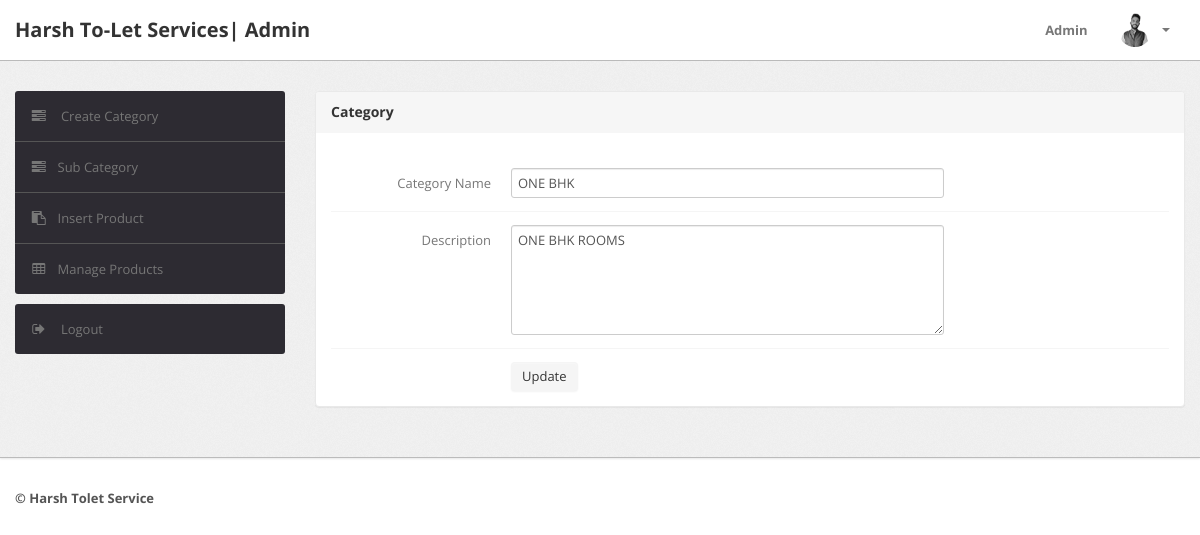
The app's page /Searching/admin/edit-category.php?id=3 (signed in), older data.
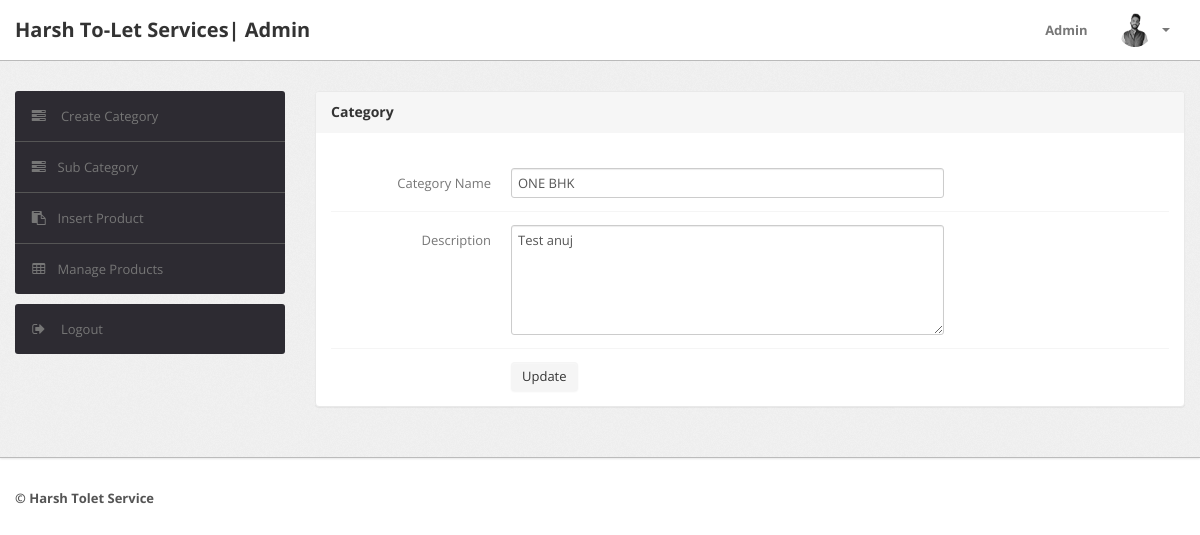
The same page, newer data.
### tables this page shows
CREATE TABLE `category` (
  `id` int(11) NOT NULL,
  `categoryName` varchar(255) DEFAULT NULL,
  `categoryDescription` longtext DEFAULT NULL,
  `creationDate` timestamp NOT NULL DEFAULT current_timestamp(),
  `updationDate` varchar(255) DEFAULT NULL
);

### Searching/admin/edit-category.php (the view, shortened to what this page needs)
<?php
include('include/config.php');
if(strlen($_SESSION['alogin'])==0)
	{
header('location:index.php');
}
else{
?>
<!DOCTYPE html>
<html lang="en">
<head>
	<link type="text/css" href="bootstrap/css/bootstrap.min.css" rel="stylesheet">
	<link type="text/css" href="bootstrap/css/bootstrap-responsive.min.css" rel="stylesheet">
	<link type="text/css" href="css/theme.css" rel="stylesheet">
	<link type="text/css" href="images/icons/css/font-awesome.css" rel="stylesheet">
</head>
<body>
<?php include('include/header.php');?>
	<div class="wrapper">
		<div class="container">
			<div class="row">
<?php include('include/sidebar.php');?>
			<div class="span9">
					<div class="content">
						<div class="module">
							<div class="module-head">
								<h3>Category</h3>
							</div>
							<div class="module-body">
									<br />
			<form class="form-horizontal row-fluid" name="Category" method="post" >
<?php
$id=intval($_GET['id']);
$query=mysqli_query($con,"select * from category where id='$id'");
while($row=mysqli_fetch_array($query))
{
?>
<div class="control-group">
<label class="control-label" for="basicinput">Category Name</label>
<div class="controls">
<input type="text" placeholder="Enter category Name"  name="category" value="<?php echo  htmlentities($row['categoryName']);?>" class="span8 tip" required>
</div>
</div>
<div class="control-group">
											<label class="control-label" for="basicinput">Description</label>
											<div class="controls">
												<textarea class="span8" name="description" rows="5"><?php echo  htmlentities($row['categoryDescription']);?></textarea>
											</div>
										</div>
									<?php } ?>
	<div class="control-group">
											<div class="controls">
												<button type="submit" name="submit" class="btn">Update</button>
											</div>
										</div>
									</form>
							</div>
						</div>
					</div>
				</div>
			</div>
		</div>
	</div>
<?php include('include/footer.php');?>
</body>
<?php } ?>

Row changes from the older to the newer data that the page shows:
changed category "ONE BHK": description "ONE BHK ROOMS" → "Test anuj"
